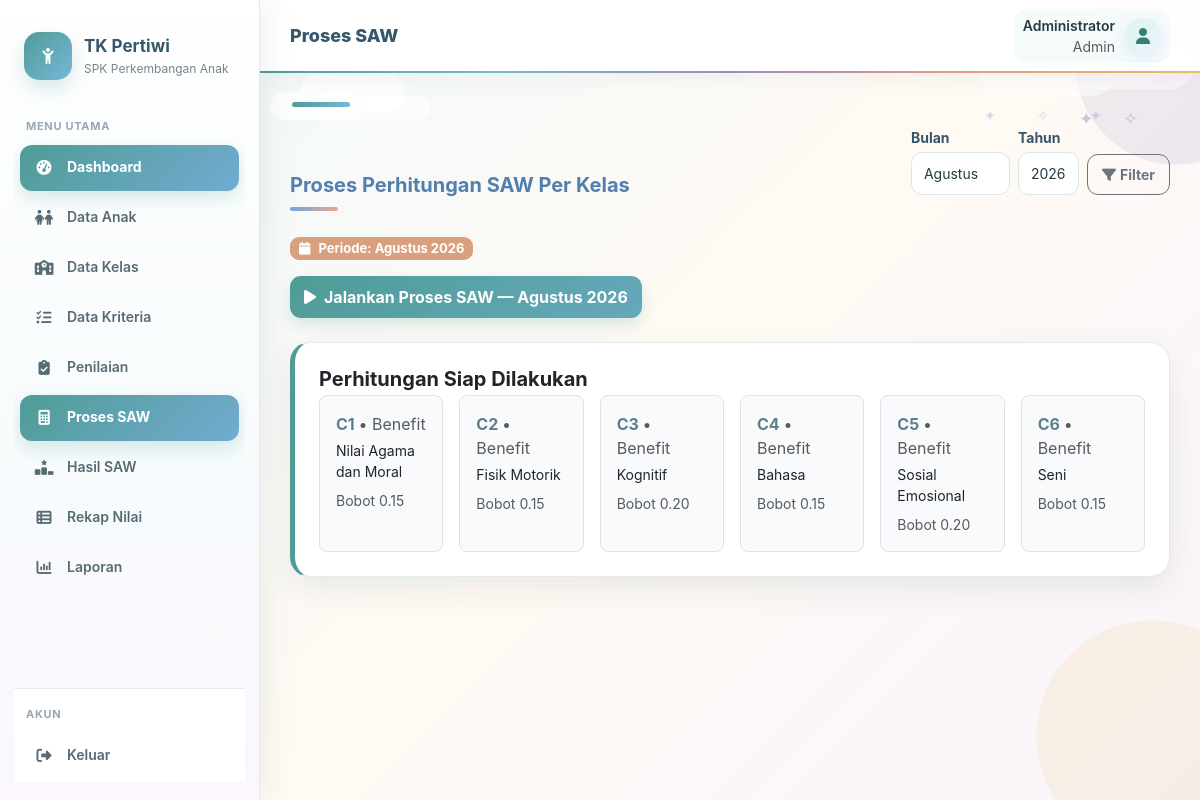
/saw/index.php (signed in), run on the app's committed database.
### tables this page shows
CREATE TABLE kriteria (
 id INT AUTO_INCREMENT PRIMARY KEY,
 kode VARCHAR(5) NOT NULL UNIQUE,
 nama VARCHAR(100) NOT NULL,
 bobot DECIMAL(5,2) NOT NULL,
 atribut ENUM('benefit','cost') NOT NULL DEFAULT 'benefit'
);

### config/auth.php (called while the page is built, shortened)
<?php
function e($value) {
    return htmlspecialchars((string)$value, ENT_QUOTES, 'UTF-8');
}
?>

### saw/index.php (the view, shortened to what this page needs)
<?php
require_once "../config/koneksi.php";
require_once "../config/auth.php";
$namaBulan = [1=>'Januari','Februari','Maret','April','Mei','Juni','Juli','Agustus','September','Oktober','November','Desember'];
$kriteria = $pdo->query("SELECT * FROM kriteria ORDER BY kode")->fetchAll();
$totalBobot = array_sum(array_column($kriteria, 'bobot'));
$siap = count($kriteria) === 6 && abs($totalBobot - 1) < 0.00001;
$selectedBulan = isset($_GET['bulan']) ? (int)$_GET['bulan'] : (int)date('n');
$selectedTahun = isset($_GET['tahun']) ? (int)$_GET['tahun'] : (int)date('Y');
$tahunList = $pdo->query("SELECT DISTINCT tahun FROM penilaian ORDER BY tahun DESC")->fetchAll(PDO::FETCH_COLUMN);
$tahunSekarang = (int)date('Y');
if (!in_array($tahunSekarang, $tahunList)) $tahunList[] = $tahunSekarang;
sort($tahunList);
$jalankan = $_SERVER['REQUEST_METHOD'] === 'POST' && ($_POST['aksi'] ?? '') === 'jalankan';
include "../layout/header.php";
?>
<div class="d-flex flex-wrap justify-content-between align-items-end gap-3 mb-4">
    <div>
        <div class="section-title">Proses Perhitungan SAW Per Kelas</div>
    </div>
    <?php if ($siap): ?>
        <form method="get" class="row g-2 align-items-end mb-3">
            <div class="col-auto">
                <label class="form-label small text-muted mb-1">Bulan</label>
                <select name="bulan" class="form-select form-select-sm">
                    <?php foreach($namaBulan as $num=>$nama): ?>
                        <option value="<?=$num?>" <?=$selectedBulan==$num?'selected':''?>><?=$nama?></option>
                    <?php endforeach;?>
                </select>
            </div>
            <div class="col-auto">
                <label class="form-label small text-muted mb-1">Tahun</label>
                <select name="tahun" class="form-select form-select-sm">
                    <?php foreach($tahunList as $th): ?>
                        <option value="<?=$th?>" <?=$selectedTahun==(int)$th?'selected':''?>><?=$th?></option>
                    <?php endforeach;?>
                </select>
            </div>
            <div class="col-auto">
                <button type="submit" class="btn btn-outline-secondary btn-sm"><i class="fa-solid fa-filter me-1"></i>Filter</button>
            </div>
        </form>
    <?php endif; ?>
</div>
<?php if ($siap): ?>
<div class="mb-3">
    <span class="badge rounded-pill px-3 py-2" style="background:#d9a07e;font-size:13px">
        <i class="fa-solid fa-calendar me-2"></i>Periode: <?= e($namaBulan[$selectedBulan].' '.$selectedTahun) ?>
    </span>
</div>
<?php endif; ?>
<?php if ($siap && $jalankan): ?>
    <form method="post" class="m-0 mb-4">
        <input type="hidden" name="csrf" value="<?= e(csrf_token()) ?>">
        <input type="hidden" name="aksi" value="jalankan">
        <input type="hidden" name="bulan" value="<?=$selectedBulan?>">
        <input type="hidden" name="tahun" value="<?=$selectedTahun?>">
        <button class="btn btn-primary px-4">
            <i class="fa-solid fa-play me-2"></i>Jalankan Proses SAW — <?= e($namaBulan[$selectedBulan].' '.$selectedTahun) ?>
        </button>
    </form>
<?php elseif ($siap && !$jalankan): ?>
    <form method="post" class="m-0 mb-4">
        <button class="btn btn-primary px-4">
            <i class="fa-solid fa-play me-2"></i>Jalankan Proses SAW — <?= e($namaBulan[$selectedBulan].' '.$selectedTahun) ?>
        </button>
    </form>
<?php endif; ?>
<?php if (count($kriteria) !== 6): ?>
    <div class="alert alert-danger">Sistem membutuhkan tepat 6 kriteria C1 sampai C6. Saat ini terdapat <b><?= count($kriteria) ?></b> kriteria.</div>
<?php elseif (abs($totalBobot - 1) > 0.00001): ?>
    <div class="alert alert-warning">Total bobot saat ini <b><?= number_format($totalBobot,2) ?></b>. Total bobot harus tepat <b>1,00</b>.</div>
<?php elseif (!$jalankan): ?>
    <div class="card mb-4 saw-step">
        <div class="card-body p-4">
            <h5 class="fw-bold mb-1">Perhitungan Siap Dilakukan</h5>
            <div class="row g-3">
                <?php foreach ($kriteria as $k): ?>
                    <div class="col-6 col-md-4 col-xl-2">
                        <div class="border rounded-3 p-3 h-100" style="background:#f8fafc">
                            <div class="fw-bold" style="color:#5d7f8b"><?= e($k['kode']) ?> <span class="text-muted fw-normal">• <?= ucfirst(e($k['atribut'])) ?></span></div>
                            <div class="small mt-1"><?= e($k['nama']) ?></div>
                            <div class="small text-muted mt-2">Bobot <?= number_format($k['bobot'],2) ?></div>
                        </div>
                    </div>
                <?php endforeach; ?>
            </div>
        </div>
    </div>
<?php endif; ?>
<?php include "../layout/footer.php"; ?>

### assets/tk-theme.css (style rules this page uses)
:root { --tk-teal:#6f9298; --tk-teal-dark:#55777e; --tk-sage:#a9c3bd; --tk-cream:#fbfaf6; --tk-peach:#e1b096; --tk-yellow:#ead9a6; --tk-text:#39484d; --tk-muted:#7c898d; --tk-white:#ffffff; --tk-line:#e5e9e7; }
body.tk-theme { background:var(--tk-cream); color:var(--tk-text); font-family:"Segoe UI",Arial,sans-serif; }
.tk-soft-bg { background: radial-gradient(circle at 8% 12%, rgba(169,195,189,.18) 0 55px, transparent 56px), radial-gradient(circle at 92% 18%, rgba(225,176,150,.14) 0 70px, transparent 71px), radial-gradient(circle at 15% 88%, rgba(234,217,166,.15) 0 65px, transparent 66px), var(--tk-cream); }

### assets/pastel-ceria.css (style rules this page uses)
:root { --p-blue:#6fa8dc; --p-blue-dark:#527fae; --p-lav:#9b8dcc; --p-peach:#e9a78f; --p-yellow:#e8ca73; --p-mint:#86b8a8; --p-cream:#fffaf4; --p-text:#3d4a52; --p-muted:#7b8790; --p-line:#e8e3dc; --p-shadow:0 10px 28px rgba(74,92,115,.10); }
body.tk-theme { background: radial-gradient(circle at 5% 8%,rgba(111,168,220,.12) 0 90px,transparent 91px), radial-gradient(circle at 96% 14%,rgba(155,141,204,.12) 0 80px,transparent 81px), radial-gradient(circle at 92% 92%,rgba(233,167,143,.11) 0 105px,transparent 106px), #fffaf4 !important; color:var(--p-text); }
.card { border:1px solid rgba(232,227,220,.95)!important; border-radius:18px!important; box-shadow:var(--p-shadow)!important; background:rgba(255,255,255,.96)!important; overflow:hidden; }
.btn { border-radius:11px!important; font-weight:650!important; transition:.2s ease; }
.btn-primary,.tk-btn { background:linear-gradient(135deg,#6fa8dc,#7898d0)!important; border:0!important; box-shadow:0 6px 14px rgba(111,168,220,.20); }
.badge { border-radius:9px!important; }
.section-title { color:#527fae!important; }
.section-title:after { content:""; display:block; width:48px;height:4px; border-radius:5px; margin-top:7px; background:linear-gradient(90deg,#6fa8dc,#e9a78f); }
.form-control,.form-select { border-radius:11px!important; border-color:#e4e8e8!important; padding:10px 12px!important; }
.saw-step { border-left:5px solid #9b8dcc!important }

### assets/tema-modul-tk.css (style rules this page uses)
:root { --blue:#6d9dcc; --blue-dark:#527ca8; --blue-soft:#edf5fc; --peach:#e5a38d; --peach-soft:#fff1eb; --mint:#78ad9d; --mint-soft:#edf8f4; --lav:#9788c4; --lav-soft:#f4f0fb; --yellow:#d8b75d; --yellow-soft:#fff9e9; --cream:#fffaf4; --text:#39464d; --muted:#7b878d; --line:#e8e3dc; }
body.tk-theme { background: radial-gradient(circle at 4% 8%,rgba(109,157,204,.10) 0 85px,transparent 86px), radial-gradient(circle at 97% 15%,rgba(151,136,196,.10) 0 80px,transparent 81px), radial-gradient(circle at 92% 91%,rgba(229,163,141,.10) 0 105px,transparent 106px), var(--cream)!important; color:var(--text); }
.card { background:#fff!important; border:1px solid var(--line)!important; border-radius:17px!important; box-shadow:0 8px 24px rgba(70,80,90,.07)!important; }
.btn { border-radius:10px!important;font-weight:650!important }
.btn-primary { background:linear-gradient(135deg,var(--blue),#7f9fca)!important; border:0!important; box-shadow:0 5px 13px rgba(109,157,204,.18); }
.form-control,.form-select { border-radius:10px!important;border-color:#e2e7e7!important; }
.saw-step { border-left:5px solid var(--blue)!important }

### assets/background-tk-tanpa-pelangi.css (style rules this page uses)
:root { --sky:#dff1fb; --sky2:#cfe9f7; --cloud:#ffffff; --blue:#6d9dcc; --lav:#a69ad0; --peach:#efb09a; --yellow:#ead58d; --mint:#a5c9bd; }
body.tk-theme { background: radial-gradient(circle at 7% 14%, rgba(255,255,255,.80) 0 42px, transparent 43px), radial-gradient(circle at 11% 12%, rgba(255,255,255,.70) 0 28px, transparent 29px), radial-gradient(circle at 92% 10%, rgba(255,255,255,.72) 0 48px, transparent 49px), radial-gradient(circle at 86% 14%, rgba(255,255,255,.60) 0 30px, transparent 31px), radial-gradient(circle at 5% 91%, rgba(239,176,154,.16) 0 70px, transparent 71px), radial-gradient(circle at 95% 87%, rgba(166,154,208,.16) 0 82px, transparent 83px), linear-gradient(145deg,var(--sky) 0%,#edf7fb 48%,#f9f4f0 100%) !important; }
.card { background:rgba(255,255,255,.96)!important; }

### layout/header.php (style rules this page uses)
:root { --navy:#496b78;--blue:#7399a8;--sky:#edf5f5;--peach:#d9a07e;--cream:#fbfaf7;--ink:#34444b;--muted:#7c8b91;--line:#e3e8e7 }
* { box-sizing:border-box }
body { margin:0;background:var(--cream);color:var(--ink);font-family:Inter,Segoe UI,Arial,sans-serif }
.card { border:1px solid var(--line);border-radius:15px;box-shadow:0 4px 16px rgba(70,90,95,.07) }
.btn-primary { background:#5d7f8b;border-color:#5d7f8b }
.section-title { font-size:20px;font-weight:700;color:#496b78 }

### saw/index.php (style rules this page uses)
.saw-step { border-left:4px solid #d9a07e }

### data on the page
kriteria: kode "C1", atribut "Benefit", nama "Nilai Agama dan Moral", bobot "0.15"
kriteria: kode "C2", atribut "Benefit", nama "Fisik Motorik", bobot "0.15"
kriteria: kode "C3", atribut "Benefit", nama "Kognitif", bobot "0.20"
kriteria: kode "C4", atribut "Benefit", nama "Bahasa", bobot "0.15"
kriteria: kode "C5", atribut "Benefit", nama "Sosial Emosional", bobot "0.20"
kriteria: kode "C6", atribut "Benefit", nama "Seni", bobot "0.15"

### other printed values
$title "Proses SAW"
$_SESSION['user']['nama'] "Administrator"
role_label($_SESSION['user']['role'] ?? '') "Admin"
$namaBulan[$selectedBulan].' '.$selectedTahun "Agustus 2026"
form field bulan "Agustus"
form field tahun "2026"
